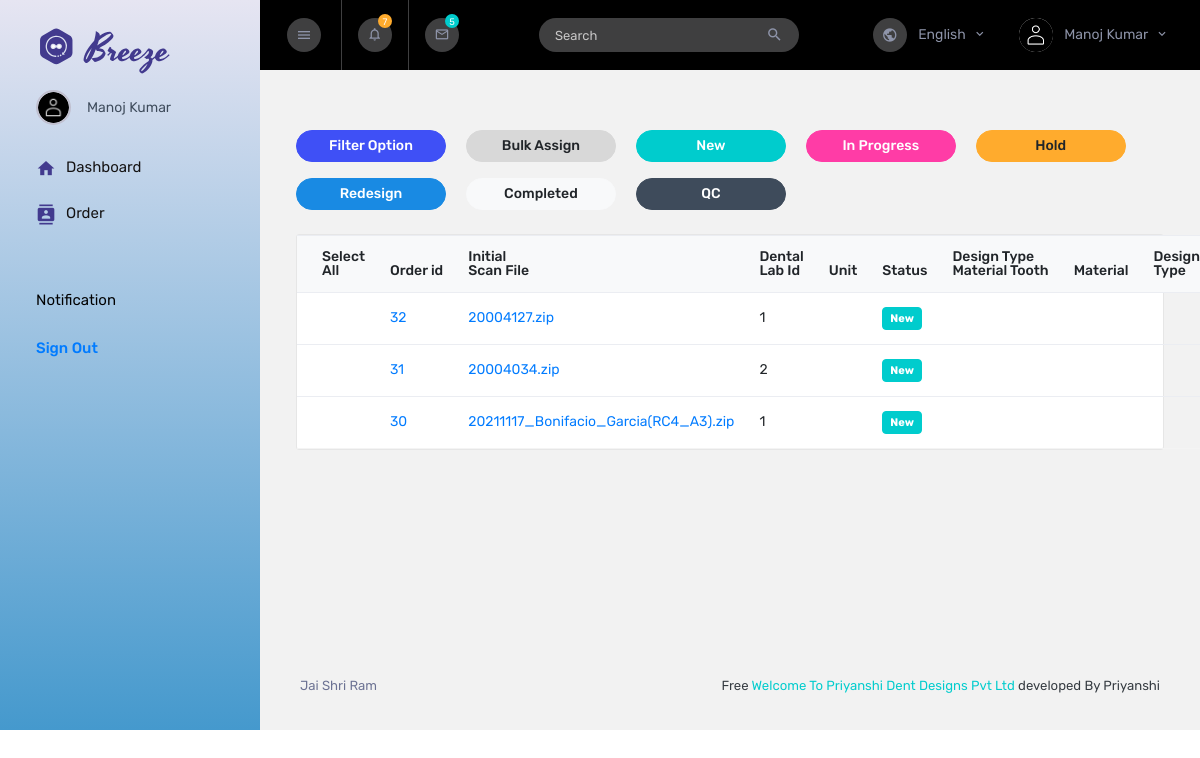
Screenshot of /pages/order/employee_order.php (signed in) with the database file from the repository.
### tables this page shows
CREATE TABLE `employee` (
  `employee_id` int(11) NOT NULL,
  `first_name` varchar(90) NOT NULL,
  `last_name` varchar(90) NOT NULL,
  `mobile_number` varchar(20) NOT NULL,
  `email` varchar(90) NOT NULL,
  `username` varchar(90) NOT NULL,
  `password` varchar(90) NOT NULL,
  `status` int(10) NOT NULL
);

CREATE TABLE `file` (
  `file_id` int(255) NOT NULL,
  `register_id` int(255) NOT NULL,
  `work_status` int(255) NOT NULL,
  `filename` varchar(255) NOT NULL
);

### pages/order/employee_order.php (the view, shortened to what this page needs)
<?php
 include('../../session.php');
   $employee_user=$_SESSION['login_employee'];
?>
<!DOCTYPE html>
<html lang="en">
  <head>
    <link rel="stylesheet" href="../../assets/vendors/mdi/css/materialdesignicons.min.css" />
    <link rel="stylesheet" href="../../assets/vendors/flag-icon-css/css/flag-icon.min.css" />
    <link rel="stylesheet" href="../../assets/vendors/css/vendor.bundle.base.css" />
    <link rel="stylesheet" href="../../assets/css/style.css" />
  </head>
  <body>
    <div class="container-scroller">
      <nav class="sidebar sidebar-offcanvas" id="sidebar">
        <div class="text-center sidebar-brand-wrapper d-flex align-items-center">
          <a class="sidebar-brand brand-logo" href="../../index.php"><img src="../../assets/images/logo.svg" alt="logo" /></a>
        </div>
        <ul class="nav">
          <li class="nav-item nav-profile">
            <a href="#" class="nav-link">
              <div class="nav-profile-image">
                <img src="../../assets/images/faces/face1.jpg" alt="profile" />
              </div>
              <div class="nav-profile-text d-flex flex-column pr-3">
              <?php
                    $res = mysqli_query($db, "select * from employee where email='$employee_user'");
			                   while($row=mysqli_fetch_array($res))
                            {
                             echo $row['first_name']." ".$row['last_name'];
			                          }
		                             ?></span>
              </div>
            </a>
          </li>
          <li class="nav-item">
            <a class="nav-link" href="../../employee_user.php">
              <i class="mdi mdi-home menu-icon"></i>
              <span class="menu-title">Dashboard</span>
            </a>
          </li>
          <li class="nav-item">
            <a class="nav-link" href=#>
              <i class="mdi mdi-contacts menu-icon"></i>
              <span class="menu-title">Order</span>
            </a>
          </li>
          <li class="nav-item sidebar-actions">
            <div class="nav-link">
              <div class="mt-4">
                <div class="border-none">
                  <p class="text-black">Notification</p>
                </div>
                <ul class="mt-4 pl-0">
                  <li><a href="../../logout.php">Sign Out</a></li>
                </ul>
              </div>
            </div>
          </li>
        </ul>
      </nav>
      <div class="container-fluid page-body-wrapper">
        <nav class="navbar col-lg-12 col-12 p-lg-0 fixed-top d-flex flex-row">
          <div class="navbar-menu-wrapper d-flex align-items-stretch justify-content-between">
            <button class="navbar-toggler navbar-toggler align-self-center mr-2" type="button" data-toggle="minimize">
              <i class="mdi mdi-menu"></i>
            </button>
            <ul class="navbar-nav">
              <li class="nav-item dropdown">
                <a class="nav-link count-indicator dropdown-toggle" id="notificationDropdown" href="#" data-toggle="dropdown">
                  <i class="mdi mdi-bell-outline"></i>
                  <span class="count count-varient1">7</span>
                </a>
              </li>
              <li class="nav-item dropdown d-none d-sm-flex">
                <a class="nav-link count-indicator dropdown-toggle" id="messageDropdown" href="#" data-toggle="dropdown">
                  <i class="mdi mdi-email-outline"></i>
                  <span class="count count-varient2">5</span>
                </a>
              </li>
              <li class="nav-item nav-search border-0 ml-1 ml-md-3 ml-lg-5 d-none d-md-flex">
                <form class="nav-link form-inline mt-2 mt-md-0">
                  <div class="input-group">
                    <input type="text" class="form-control" placeholder="Search" />
                    <div class="input-group-append">
                      <span class="input-group-text">
                        <i class="mdi mdi-magnify"></i>
                      </span>
                    </div>
                  </div>
                </form>
              </li>
            </ul>
            <ul class="navbar-nav navbar-nav-right ml-lg-auto">
              <li class="nav-item dropdown d-none d-xl-flex border-0">
                <a class="nav-link dropdown-toggle" id="languageDropdown" href="#" data-toggle="dropdown">
                  <i class="mdi mdi-earth"></i> English </a>
              </li>
              <li class="nav-item nav-profile dropdown border-0">
                <a class="nav-link dropdown-toggle" id="profileDropdown" href="#" data-toggle="dropdown">
                  <img class="nav-profile-img mr-2" alt="" src="../../assets/images/faces/face1.jpg" />
                  <span class="profile-name">
                  <?php
                    $res = mysqli_query($db, "select * from employee where email='$employee_user'");
			                   while($row=mysqli_fetch_array($res))
                            {
                             echo $row['first_name']." ".$row['last_name'];
			                          }
		                             ?></span>
                </a>
              </li>
            </ul>
          </div>
        </nav>
        <div class="main-panel">
          <div class="content-wrapper">
            <div class="page-header">
            <div class="template-demo">
                      <button type="button" class="btn btn-primary btn-rounded btn-fw"> Filter Option </button>
                      <button type="button" class="btn btn-secondary btn-rounded btn-fw"> Bulk Assign</button>
                      <button type="button" class="btn btn-success btn-rounded btn-fw"> New </button>
                      <button type="button" class="btn btn-danger btn-rounded btn-fw"> In Progress </button>
                      <button type="button" class="btn btn-warning btn-rounded btn-fw"> Hold </button>
                      <button type="button" class="btn btn-info btn-rounded btn-fw"> Redesign </button>
                      <button type="button" class="btn btn-light btn-rounded btn-fw"> Completed </button>
                      <button type="button" class="btn btn-dark btn-rounded btn-fw"> QC </button>
                     </div>
            </div>
            <div class="row">
              <div class="col-lg-12 grid-margin">
                <div class="card">
                <div class="table-responsive">
                      <table class="table">
                        <thead class="bg-light">
                          <tr>
                            <th>Select <br> All</th>
                            <th>Order id</th>
                            <th>Initial <br>Scan File</th>
                            <th>Dental <br>Lab Id</th>
                            <th>Unit</th>
                            <th>Status</th>
                            <th>Design Type <br>Material Tooth</th>
                            <th>Material</th>
                            <th>Design <br>Type</th>
                          </tr>
                        </thead>
                        <tbody>
                        <?php
                                             $res=mysqli_query($db,"SELECT * FROM file order by file_id  DESC");
								                          	 while($row=mysqli_fetch_array($res))
								                             	 {
                                              ?>
										                    <tr>
                                          <td></td>
								                          <td><a href="caseid.php?file_id=<?php echo $row['file_id']; ?>"><?php echo $row['file_id']; ?></a></td>
											                    <td><a href="../../fileupload/<?php echo $row['filename']; ?>"><?php echo $row['filename']; ?></a></td>
                                          <td> <?php echo $row['register_id']; ?> </td>
                                          <td></td>
                                          <td><?php $workStatus= $row['work_status'];
                                                if( $workStatus ==1){
                                                   echo "<label class='badge badge-warning'> Pending</label>";
                                                }elseif($workStatus ==2){
                                                  echo "<label class='badge badge-warning'>In progress</label>";
                                                }elseif($workStatus ==3){
                                                  echo "<label class='badge badge-info'>QC</label>";
                                                }
                                                elseif($workStatus ==4){
                                                  echo "<label class='badge badge-info'>Done</label>";
                                                }else if($workStatus ==5){
                                                  echo "<label class='badge badge-success'>New</label>";
                                                } else if($workStatus ==6){
                                                  echo "<label class='badge badge-success'>Redesign</label>";
                                                }
                                                else if($workStatus ==7){
                                                  echo "<label class='badge badge-danger'>Redesign</label>";
                                                } ?></td>
                                          <td></td>
                                          <td></td>
                                          <td></td>
								                     </tr>
									               <?php } ?>
                        </tbody>
                      </table>
                </div>
                    </div>
              </div>
            </div>
          </div>
          <footer class="footer">
            <div class="d-sm-flex justify-content-center justify-content-sm-between">
              <span class="text-muted d-block text-center text-sm-left d-sm-inline-block">Jai Shri Ram </span>
              <span class="float-none float-sm-right d-block mt-1 mt-sm-0 text-center"> Free <a href=# target="_blank">Welcome To Priyanshi Dent Designs Pvt Ltd</a> developed By Priyanshi</span>
            </div>
          </footer>
        </div>
      </div>
    </div>
  </body>
</html>

### rows the page displays
employee: first_name "Manoj", last_name "Kumar"
file: file_id "32", filename "20004127.zip", register "1", work_status "New"
file: file_id "31", filename "20004034.zip", register "2", work_status "New"
file: file_id "30", filename "20211117_Bonifacio_Garcia(RC4_A3).zip", register "1", work_status "New"
